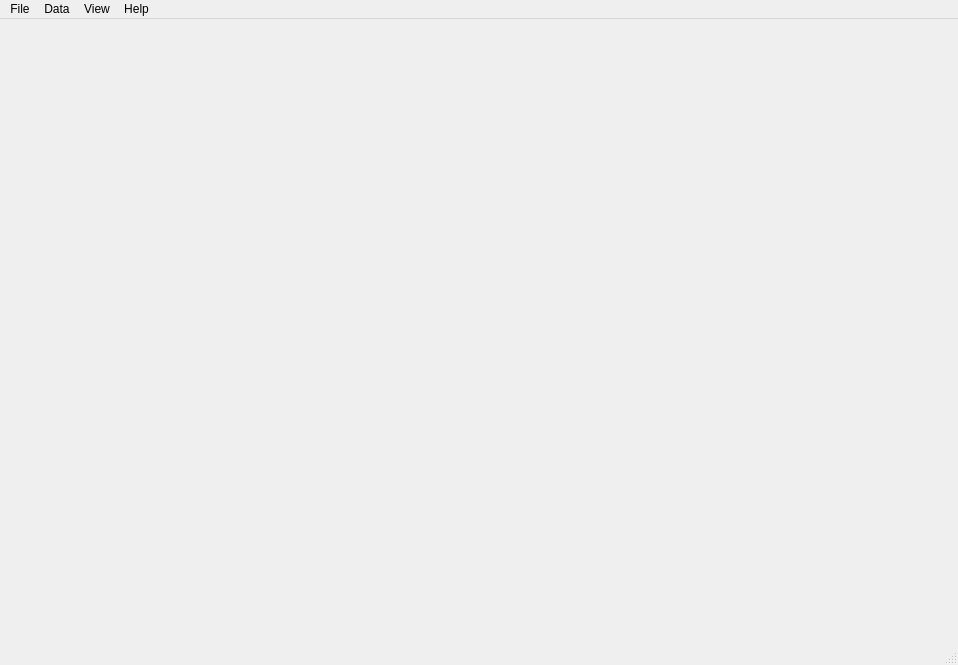
<?xml version="1.0" encoding="UTF-8"?>
<ui version="4.0">
 <class>MainWindow</class>
 <widget class="QMainWindow" name="MainWindow">
  <property name="geometry">
   <rect>
    <x>0</x>
    <y>0</y>
    <width>958</width>
    <height>665</height>
   </rect>
  </property>
  <property name="windowTitle">
   <string>MainWindow</string>
  </property>
  <property name="windowIcon">
   <iconset resource="../../qrc/at_rc.qrc">
    <normaloff>:/annotationtool.svg</normaloff>:/annotationtool.svg</iconset>
  </property>
  <property name="iconSize">
   <size>
    <width>24</width>
    <height>24</height>
   </size>
  </property>
  <property name="tabShape">
   <enum>QTabWidget::Rounded</enum>
  </property>
  <property name="dockNestingEnabled">
   <bool>false</bool>
  </property>
  <property name="dockOptions">
   <set>QMainWindow::AllowTabbedDocks|QMainWindow::AnimatedDocks|QMainWindow::ForceTabbedDocks</set>
  </property>
  <property name="unifiedTitleAndToolBarOnMac">
   <bool>false</bool>
  </property>
  <widget class="QWidget" name="centralwidget">
   <property name="sizePolicy">
    <sizepolicy hsizetype="Expanding" vsizetype="Expanding">
     <horstretch>0</horstretch>
     <verstretch>0</verstretch>
    </sizepolicy>
   </property>
   <property name="maximumSize">
    <size>
     <width>16777215</width>
     <height>16777215</height>
    </size>
   </property>
   <layout class="QGridLayout" name="gridLayout">
    <property name="margin">
     <number>0</number>
    </property>
   </layout>
  </widget>
  <widget class="QMenuBar" name="menubar">
   <property name="geometry">
    <rect>
     <x>0</x>
     <y>0</y>
     <width>958</width>
     <height>25</height>
    </rect>
   </property>
   <widget class="QMenu" name="menuFile">
    <property name="title">
     <string>File</string>
    </property>
    <addaction name="actionOpenHdf"/>
    <addaction name="actionCloseHdf"/>
    <addaction name="actionExportViewPanel"/>
    <addaction name="actionQuit"/>
   </widget>
   <widget class="QMenu" name="menuData">
    <property name="title">
     <string>Data</string>
    </property>
    <addaction name="actionProcessTrainingSet"/>
   </widget>
   <widget class="QMenu" name="menuView">
    <property name="title">
     <string>View</string>
    </property>
    <addaction name="actionFeatureSelection"/>
    <addaction name="separator"/>
   </widget>
   <widget class="QMenu" name="menuHelp">
    <property name="title">
     <string>Help</string>
    </property>
    <addaction name="actionAboutAnnotationTool"/>
    <addaction name="actionAboutQt"/>
   </widget>
   <addaction name="menuFile"/>
   <addaction name="menuData"/>
   <addaction name="menuView"/>
   <addaction name="menuHelp"/>
  </widget>
  <widget class="QStatusBar" name="statusbar"/>
  <action name="actionQuit">
   <property name="text">
    <string>Quit</string>
   </property>
   <property name="shortcut">
    <string>Ctrl+Q</string>
   </property>
   <property name="shortcutContext">
    <enum>Qt::WindowShortcut</enum>
   </property>
  </action>
  <action name="actionImport">
   <property name="text">
    <string>Import Trainingset</string>
   </property>
  </action>
  <action name="actionCellh5">
   <property name="text">
    <string>cellh5</string>
   </property>
  </action>
  <action name="actionHdf_from_importer">
   <property name="text">
    <string>hdf from importer</string>
   </property>
  </action>
  <action name="actionOpenTrainingSet">
   <property name="text">
    <string>open from importer</string>
   </property>
  </action>
  <action name="actionProcessTrainingSet">
   <property name="text">
    <string>process trainingset</string>
   </property>
  </action>
  <action name="actionOpenHdf">
   <property name="text">
    <string>Open File</string>
   </property>
   <property name="shortcut">
    <string>Ctrl+O</string>
   </property>
  </action>
  <action name="actionCloseHdf">
   <property name="text">
    <string>Close File</string>
   </property>
   <property name="shortcut">
    <string>Ctrl+C</string>
   </property>
  </action>
  <action name="actionExport_tileview_as_image">
   <property name="text">
    <string>export tileview as image</string>
   </property>
  </action>
  <action name="actionExportViewPanel">
   <property name="text">
    <string>Export view panel</string>
   </property>
  </action>
  <action name="actionAboutAnnotationTool">
   <property name="text">
    <string>about AnnotationTool</string>
   </property>
  </action>
  <action name="actionAboutQt">
   <property name="text">
    <string>about Qt</string>
   </property>
  </action>
  <action name="actionFeatureSelection">
   <property name="checkable">
    <bool>false</bool>
   </property>
   <property name="icon">
    <iconset resource="../../qrc/at_rc.qrc">
     <normaloff>:/oxygen/view-documents-finances.png</normaloff>:/oxygen/view-documents-finances.png</iconset>
   </property>
   <property name="text">
    <string>Feature Selection Dialog</string>
   </property>
  </action>
 </widget>
 <resources>
  <include location="../../qrc/at_rc.qrc"/>
 </resources>
 <connections>
  <connection>
   <sender>actionQuit</sender>
   <signal>triggered()</signal>
   <receiver>MainWindow</receiver>
   <slot>close()</slot>
   <hints>
    <hint type="sourcelabel">
     <x>-1</x>
     <y>-1</y>
    </hint>
    <hint type="destinationlabel">
     <x>399</x>
     <y>299</y>
    </hint>
   </hints>
  </connection>
 </connections>
</ui>
